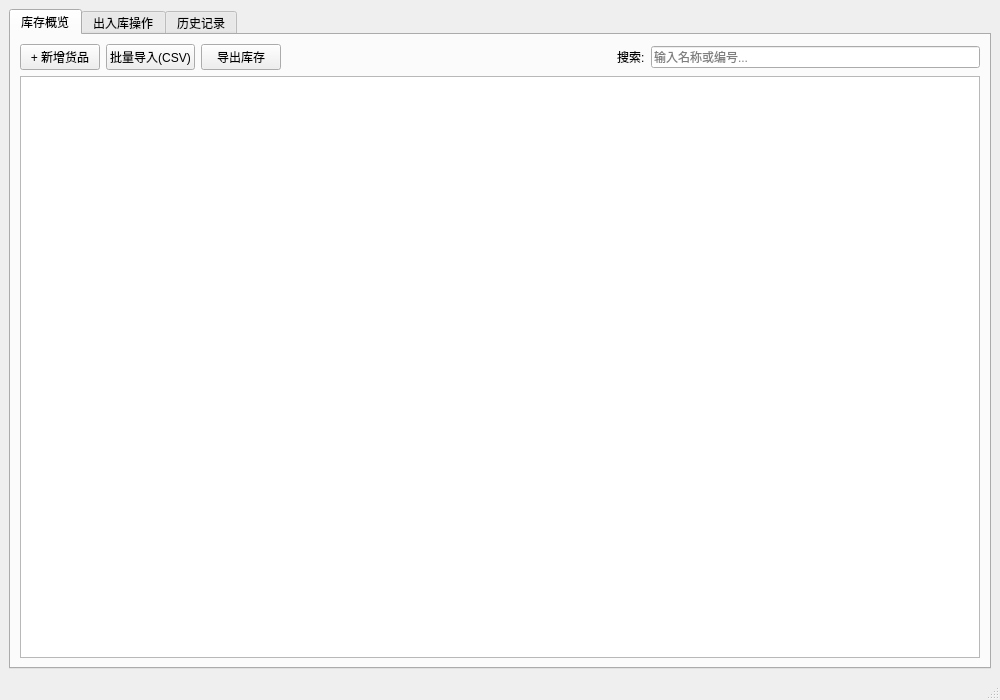
<?xml version="1.0" encoding="UTF-8"?>
<ui version="4.0">
 <class>MainWindow</class>
 <widget class="QMainWindow" name="MainWindow">
  <property name="geometry">
   <rect>
    <x>0</x>
    <y>0</y>
    <width>1000</width>
    <height>700</height>
   </rect>
  </property>
  <property name="windowTitle">
   <string>阿岛的仓库库存与出入库管理系统</string>
  </property>
  <widget class="QWidget" name="centralwidget">
   <layout class="QVBoxLayout" name="verticalLayout">
    <item>
     <widget class="QTabWidget" name="tabWidget">
      <property name="currentIndex">
       <number>0</number>
      </property>
      <widget class="QWidget" name="tabStock">
       <attribute name="title">
        <string>库存概览</string>
       </attribute>
       <layout class="QVBoxLayout" name="verticalLayout_2">
        <item>
         <layout class="QHBoxLayout" name="horizontalLayout">
          <item>
           <widget class="QPushButton" name="btnStockAdd">
            <property name="text">
             <string>+ 新增货品</string>
            </property>
           </widget>
          </item>
          <item>
           <widget class="QPushButton" name="btnStockImport">
            <property name="text">
             <string>批量导入(CSV)</string>
            </property>
           </widget>
          </item>
          <item>
           <widget class="QPushButton" name="btnStockExport">
            <property name="text">
             <string>导出库存</string>
            </property>
           </widget>
          </item>
          <item>
           <spacer name="horizontalSpacer">
            <property name="orientation">
             <enum>Qt::Orientation::Horizontal</enum>
            </property>
            <property name="sizeHint" stdset="0">
             <size>
              <width>40</width>
              <height>20</height>
             </size>
            </property>
           </spacer>
          </item>
          <item>
           <widget class="QLabel" name="label">
            <property name="text">
             <string>搜索:</string>
            </property>
           </widget>
          </item>
          <item>
           <widget class="QLineEdit" name="editSearch">
            <property name="placeholderText">
             <string>输入名称或编号...</string>
            </property>
           </widget>
          </item>
         </layout>
        </item>
        <item>
         <widget class="QTableView" name="tableStock">
          <property name="selectionBehavior">
           <enum>QAbstractItemView::SelectionBehavior::SelectRows</enum>
          </property>
          <property name="sortingEnabled">
           <bool>true</bool>
          </property>
          <attribute name="horizontalHeaderStretchLastSection">
           <bool>true</bool>
          </attribute>
         </widget>
        </item>
       </layout>
      </widget>
      <widget class="QWidget" name="tabOperation">
       <attribute name="title">
        <string>出入库操作</string>
       </attribute>
       <layout class="QHBoxLayout" name="horizontalLayout_2">
        <item>
         <widget class="QGroupBox" name="groupBox">
          <property name="title">
           <string>操作表单</string>
          </property>
          <layout class="QFormLayout" name="formLayout">
           <item row="0" column="0">
            <widget class="QLabel" name="label_2">
             <property name="text">
              <string>选择货品:</string>
             </property>
            </widget>
           </item>
           <item row="0" column="1">
            <widget class="QComboBox" name="comboProduct">
             <property name="editable">
              <bool>true</bool>
             </property>
            </widget>
           </item>
           <item row="1" column="0">
            <widget class="QLabel" name="label_3">
             <property name="text">
              <string>操作类型:</string>
             </property>
            </widget>
           </item>
           <item row="1" column="1">
            <layout class="QHBoxLayout" name="horizontalLayout_3">
             <item>
              <widget class="QRadioButton" name="radioIn">
               <property name="text">
                <string>入库 (Inbound)</string>
               </property>
               <property name="checked">
                <bool>true</bool>
               </property>
              </widget>
             </item>
             <item>
              <widget class="QRadioButton" name="radioOut">
               <property name="text">
                <string>出库 (Outbound)</string>
               </property>
              </widget>
             </item>
            </layout>
           </item>
           <item row="2" column="0">
            <widget class="QLabel" name="label_4">
             <property name="text">
              <string>数量:</string>
             </property>
            </widget>
           </item>
           <item row="2" column="1">
            <widget class="QSpinBox" name="spinCount">
             <property name="maximum">
              <number>999999</number>
             </property>
             <property name="value">
              <number>1</number>
             </property>
            </widget>
           </item>
           <item row="3" column="0">
            <widget class="QLabel" name="label_5">
             <property name="text">
              <string>备注说明:</string>
             </property>
            </widget>
           </item>
           <item row="3" column="1">
            <widget class="QLineEdit" name="editRemark">
             <property name="placeholderText">
              <string>供应商 / 领用人 / 用途...</string>
             </property>
            </widget>
           </item>
           <item row="4" column="1">
            <widget class="QPushButton" name="btnSubmit">
             <property name="minimumSize">
              <size>
               <width>0</width>
               <height>40</height>
              </size>
             </property>
             <property name="font">
              <font>
               <pointsize>11</pointsize>
               <bold>true</bold>
              </font>
             </property>
             <property name="text">
              <string>提交操作</string>
             </property>
            </widget>
           </item>
          </layout>
         </widget>
        </item>
        <item>
         <widget class="QGroupBox" name="groupBox_2">
          <property name="title">
           <string>操作说明</string>
          </property>
          <layout class="QVBoxLayout" name="verticalLayout_3">
           <item>
            <widget class="QLabel" name="label_6">
             <property name="text">
              <string>1. 请先在“库存概览”中添加货品。
2. 出库时，数量不能超过当前库存。
3. 操作成功后，系统会自动记录日志。</string>
             </property>
             <property name="wordWrap">
              <bool>true</bool>
             </property>
            </widget>
           </item>
           <item>
            <spacer name="verticalSpacer">
             <property name="orientation">
              <enum>Qt::Orientation::Vertical</enum>
             </property>
             <property name="sizeHint" stdset="0">
              <size>
               <width>20</width>
               <height>40</height>
              </size>
             </property>
            </spacer>
           </item>
          </layout>
         </widget>
        </item>
       </layout>
      </widget>
      <widget class="QWidget" name="tabRecord">
       <attribute name="title">
        <string>历史记录</string>
       </attribute>
       <layout class="QVBoxLayout" name="verticalLayout_4">
        <item>
         <layout class="QHBoxLayout" name="horizontalLayout_4">
          <item>
           <widget class="QPushButton" name="btnRecordExport">
            <property name="text">
             <string>导出记录(CSV)</string>
            </property>
           </widget>
          </item>
          <item>
           <spacer name="horizontalSpacer_2">
            <property name="orientation">
             <enum>Qt::Orientation::Horizontal</enum>
            </property>
            <property name="sizeHint" stdset="0">
             <size>
              <width>40</width>
              <height>20</height>
             </size>
            </property>
           </spacer>
          </item>
          <item>
           <widget class="QPushButton" name="btnRefreshRecord">
            <property name="text">
             <string>刷新列表</string>
            </property>
           </widget>
          </item>
         </layout>
        </item>
        <item>
         <widget class="QTableView" name="tableRecord">
          <property name="selectionBehavior">
           <enum>QAbstractItemView::SelectionBehavior::SelectRows</enum>
          </property>
          <attribute name="horizontalHeaderStretchLastSection">
           <bool>true</bool>
          </attribute>
         </widget>
        </item>
       </layout>
      </widget>
     </widget>
    </item>
   </layout>
  </widget>
  <widget class="QMenuBar" name="menubar">
   <property name="geometry">
    <rect>
     <x>0</x>
     <y>0</y>
     <width>1000</width>
     <height>18</height>
    </rect>
   </property>
  </widget>
  <widget class="QStatusBar" name="statusbar"/>
 </widget>
 <resources/>
 <connections/>
</ui>
